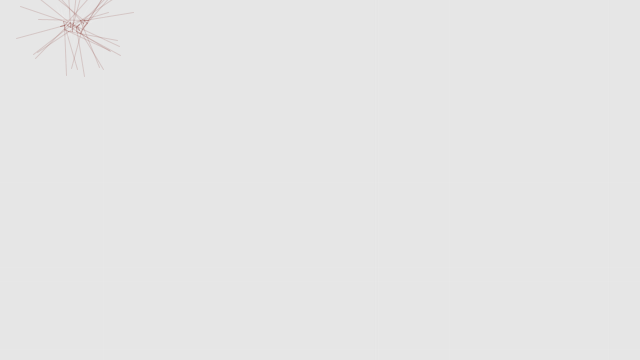
Frame 1 (no input)
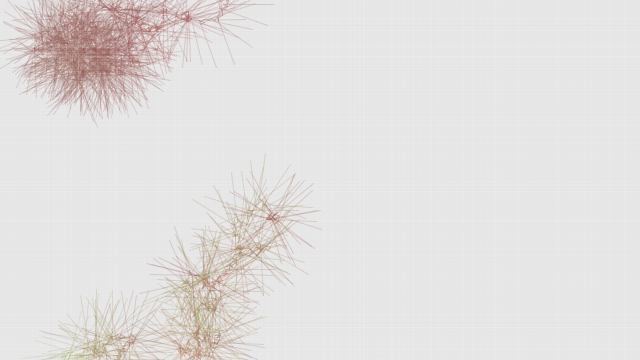
Frame 60 (the mouse pressed at the canvas centre just before this capture)
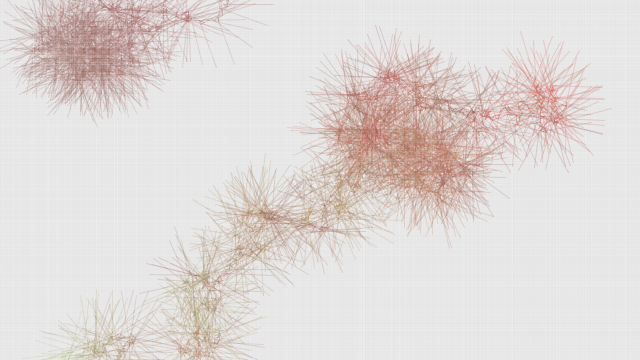
Frame 120 (the mouse held since frame 60 and released just before this capture)

The Processing sketch that drew these frames (run headless with seeded random() and noise(); from frame 60 on, the mouse is pressed at the canvas centre):

// Processing sketch: processing_104924
// ── processing_104924.pde

void setup() {
  size(640,360);
  background(230);
  stroke(255, 255, 0, 1);
  strokeWeight(1);
  frameRate(24);
  smooth();
}
float len = 4;
float lastX,lastY;
float startX = random(width);
float startY = random(height);
int t = 0;

void draw() {
  t = 0;
  int red = 140+round(random(startX/width)*90);
  int green =80+round(random(startY/height)*100);
  int blue = 80;
  int kosa = 55;
  while (t <= 30) {
    if (startX < 0 || startX>width || startY <0 || startY>height) {
      kosa=0;
    }
    if (startX >=0 && startX<=width && startY >=0 && startY<=height) {
      stroke(red, green, blue, kosa);
      float rad = radians(random(363));
      lastX = startX + cos(rad)*len*(width/height);
      lastY = startY + sin(rad)*len;
      line(startX, startY, lastX, lastY);
      line(startX, startY, startX+cos(rad)*50, startY+sin(rad)*50);
      startX = lastX;
      startY = lastY;
    }
    else if (startX <0) {
      startX = width - random(len);
    }
    else if (startX > width) {
      startX = 0 + random(len);
    }
    else if (startY <0) { 
      startY = height - random(len);
    }
    else if (startY >height) {
      startY = 0 + random(len);
    }
    strokeWeight(1);
    stroke(255, 20);
    line(startX, startY, startX+random(40)-20, startY+random(40)-20);
    t++;
  }
  float t2 = 0;
  float x = 0;
  float y = 0;
  while (t2<=width/50) {
    fill(240, 15);
    stroke(255, 0);
    rect(random(width), y, 1, height);
    t2++;
  }
  t2 = 0;
  while (t2<=height/50) {
    fill(240, 15);
    stroke(255, 0);
    rect(x, random(height), width, 1);
    t2++;
  }
}
